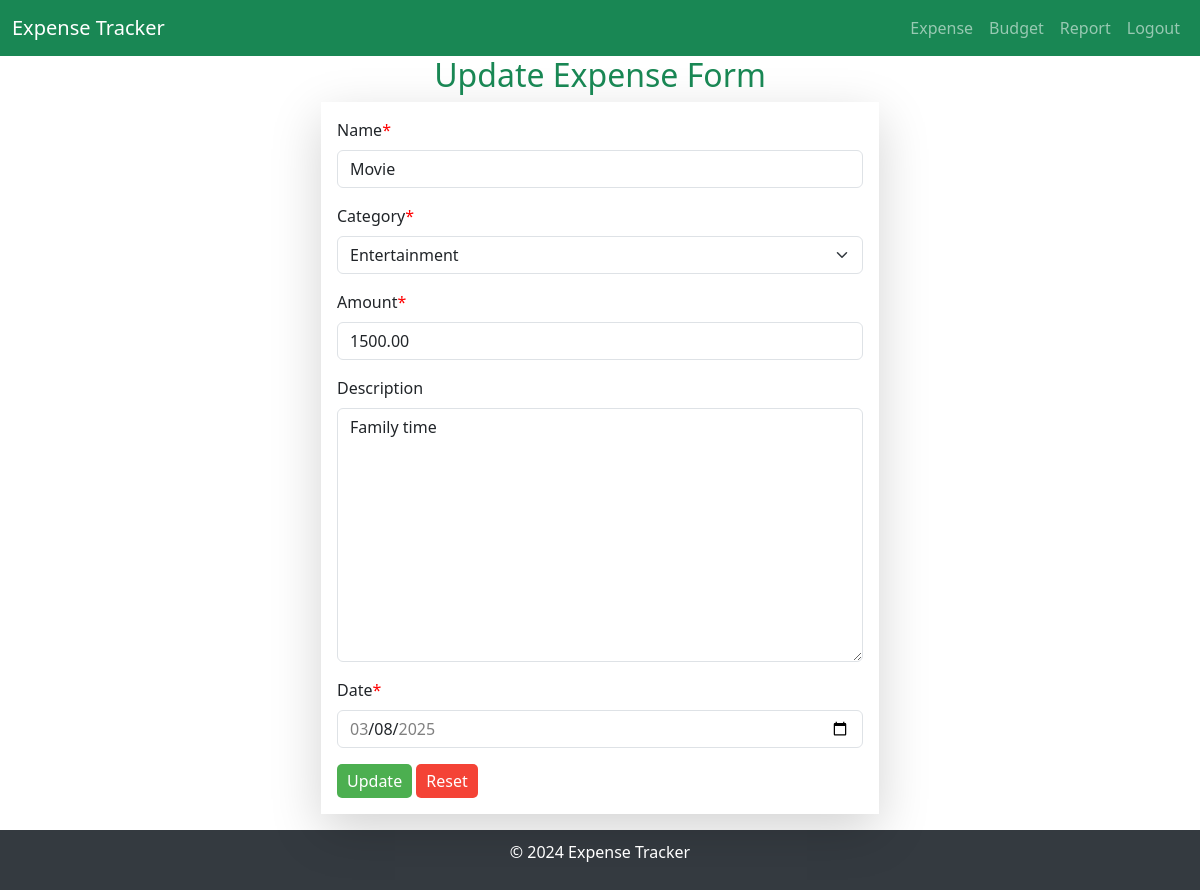
The page /expense/updateexpense/15 (signed in) on the database its author committed.
### expense/models.py (models this page shows, shortened)
class Expense(models.Model):
    CATEGORY = (
        ('', 'Select Category'),
        ('Clothing & Accessories', 'Clothing & Accessories'),
        ('Education', 'Education'),
        ('Entertainment', 'Entertainment'),
        ('Food', 'Food'),
        ('Health', 'Health'),
        ('Miscellaneous', 'Miscellaneous'),
        ('Others', 'Others'),
        ('Personal Care', 'Personal Care'),
        ('Transport', 'Transport'),
        ('Utilities', 'Utilities')
    )
    user = models.ForeignKey(User, on_delete=models.CASCADE)
    name = models.CharField(max_length=200, null=True)
    category = models.CharField(max_length=200, choices=CATEGORY, default=1)
    amount = models.DecimalField(max_digits=10, decimal_places=2)
    description = models.TextField(null=True, blank=True)
    date = models.DateField()

### expense/views.py (the view, shortened to what this page needs)
# urls.py: path('updateexpense/<int:expense_id>', views.update_expense, name='updateexpense'),
@login_required
def update_expense(request, expense_id):
    instance = Expense.objects.get(id=expense_id)
    context = {
        'form':ExpenseForm(instance=instance)
    }
    return render(request, 'expense/update_expense.html', context)

### expense/forms.py (shortened to what this page needs)
class ExpenseForm(forms.ModelForm):
    class Meta:
        model = Expense
        fields = ['name', 'category', 'amount', 'description', 'date']
        widgets = {
            'amount': forms.NumberInput(attrs={'min': '1'}),
            'date': forms.DateInput(attrs={'type': 'date', 'id': 'expense_date'})
        }
    def __init__(self, *args, **kwargs):
        super().__init__(*args, **kwargs)
        today = date.today()
        first_day = today.replace(day=1)
        self.fields['date'].widget.attrs['max'] = today.strftime('%Y-%m-%d')
        self.fields['date'].widget.attrs['min'] = first_day.strftime('%Y-%m-%d')

### expense/templates/expense/update_expense.html (shortened to what this page needs)
{% extends 'layout.html' %}
{% load crispy_forms_tags %}
{% load static %}
{% block content %}
<div class="container">
    <div class="d-flex justify-content-center">
        <div class="col-md-6">
            <h2 class="text-success text-center">Update Expense Form</h2>
            <form action="" method="POST" class="shadow-lg p-3" enctype="multipart/form-data">
                {{ form | crispy }}
                <div class="button-container">
                    <button type="submit" class="btn btn-primary">Update</button>
                    <button type="reset" class="btn btn-danger">Reset</button>
                </div>
            </form>
        </div>
    </div>
</div>
{% endblock %}

### expense/templates/expense/update_expense.html (style rules this page uses)
.asteriskField { color: red; }

### expense/templates/layout.html (style rules this page uses)
.btn-primary { background-color: #4CAF50; color: white; border: none; padding: 5px 10px; border-radius: 5px; cursor: pointer; text-decoration: none; }
.btn-danger { background-color: #f44336; color: white; border: none; padding: 5px 10px; border-radius: 5px; cursor: pointer; text-decoration: none; }

### rows shown on the page
Expense: name "Movie", category "Entertainment", amount "1500.00", description "Family time", date "03/08/2025"
